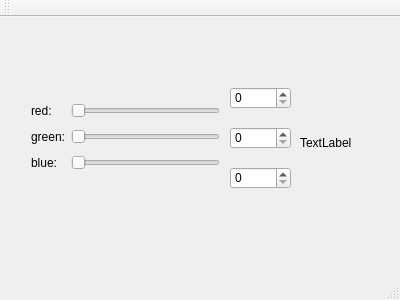
<?xml version="1.0" encoding="UTF-8"?>
<ui version="4.0">
 <class>MainWindow</class>
 <widget class="QMainWindow" name="MainWindow">
  <property name="geometry">
   <rect>
    <x>0</x>
    <y>0</y>
    <width>400</width>
    <height>300</height>
   </rect>
  </property>
  <property name="windowTitle">
   <string>MainWindow</string>
  </property>
  <widget class="QWidget" name="centralWidget">
   <widget class="QWidget" name="gridLayoutWidget">
    <property name="geometry">
     <rect>
      <x>20</x>
      <y>70</y>
      <width>211</width>
      <height>101</height>
     </rect>
    </property>
    <layout class="QGridLayout" name="gridLayout">
     <item row="1" column="1">
      <widget class="QSlider" name="horizontalSliderRed">
       <property name="orientation">
        <enum>Qt::Horizontal</enum>
       </property>
      </widget>
     </item>
     <item row="3" column="0">
      <widget class="QLabel" name="labelBlue">
       <property name="text">
        <string>blue:</string>
       </property>
      </widget>
     </item>
     <item row="1" column="0">
      <widget class="QLabel" name="labelRed">
       <property name="text">
        <string>red:</string>
       </property>
      </widget>
     </item>
     <item row="3" column="1">
      <widget class="QSlider" name="horizontalSliderBlue">
       <property name="orientation">
        <enum>Qt::Horizontal</enum>
       </property>
      </widget>
     </item>
     <item row="2" column="1">
      <widget class="QSlider" name="horizontalSliderGreen">
       <property name="orientation">
        <enum>Qt::Horizontal</enum>
       </property>
      </widget>
     </item>
     <item row="2" column="0">
      <widget class="QLabel" name="labelGreen">
       <property name="text">
        <string>green:</string>
       </property>
      </widget>
     </item>
    </layout>
   </widget>
   <widget class="QLabel" name="colorLabel">
    <property name="geometry">
     <rect>
      <x>300</x>
      <y>100</y>
      <width>62</width>
      <height>51</height>
     </rect>
    </property>
    <property name="text">
     <string>TextLabel</string>
    </property>
   </widget>
   <widget class="QSpinBox" name="spinBoxRed">
    <property name="geometry">
     <rect>
      <x>230</x>
      <y>70</y>
      <width>61</width>
      <height>22</height>
     </rect>
    </property>
    <property name="maximum">
     <number>255</number>
    </property>
   </widget>
   <widget class="QSpinBox" name="spinBoxGreen">
    <property name="geometry">
     <rect>
      <x>230</x>
      <y>110</y>
      <width>61</width>
      <height>22</height>
     </rect>
    </property>
    <property name="maximum">
     <number>255</number>
    </property>
   </widget>
   <widget class="QSpinBox" name="spinBoxBlue">
    <property name="geometry">
     <rect>
      <x>230</x>
      <y>150</y>
      <width>61</width>
      <height>22</height>
     </rect>
    </property>
    <property name="maximum">
     <number>255</number>
    </property>
   </widget>
  </widget>
  <widget class="QMenuBar" name="menuBar">
   <property name="geometry">
    <rect>
     <x>0</x>
     <y>0</y>
     <width>400</width>
     <height>26</height>
    </rect>
   </property>
  </widget>
  <widget class="QToolBar" name="mainToolBar">
   <attribute name="toolBarArea">
    <enum>TopToolBarArea</enum>
   </attribute>
   <attribute name="toolBarBreak">
    <bool>false</bool>
   </attribute>
  </widget>
  <widget class="QStatusBar" name="statusBar"/>
 </widget>
 <layoutdefault spacing="6" margin="11"/>
 <resources/>
 <connections>
  <connection>
   <sender>horizontalSliderRed</sender>
   <signal>valueChanged(int)</signal>
   <receiver>spinBoxRed</receiver>
   <slot>setValue(int)</slot>
   <hints>
    <hint type="sourcelabel">
     <x>85</x>
     <y>121</y>
    </hint>
    <hint type="destinationlabel">
     <x>249</x>
     <y>124</y>
    </hint>
   </hints>
  </connection>
 </connections>
</ui>
